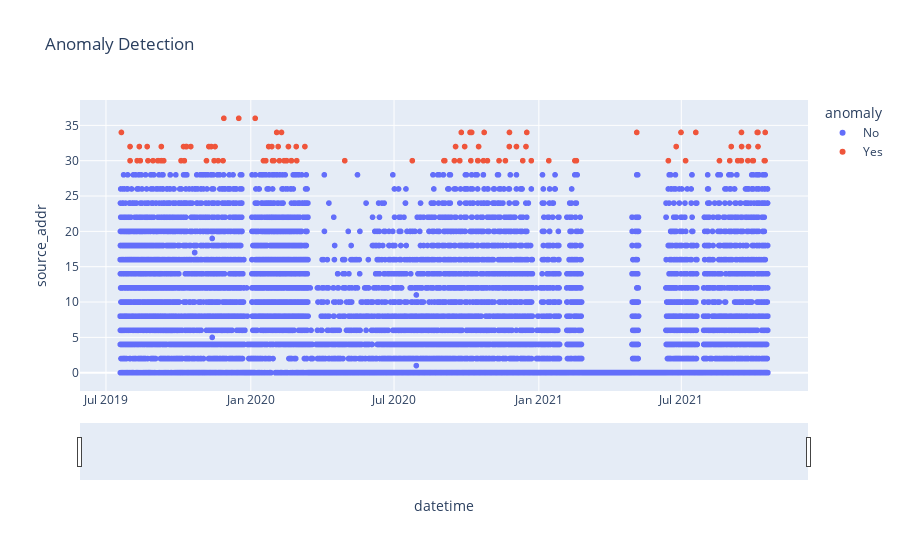

Notebook code cell kept with this figure:
### Code cell
fig = px.scatter(df.reset_index(), x='datetime', y='source_addr', color='anomaly', title='Anomaly Detection')

fig.update_xaxes(
    rangeslider_visible=True
    
)
fig.show()
